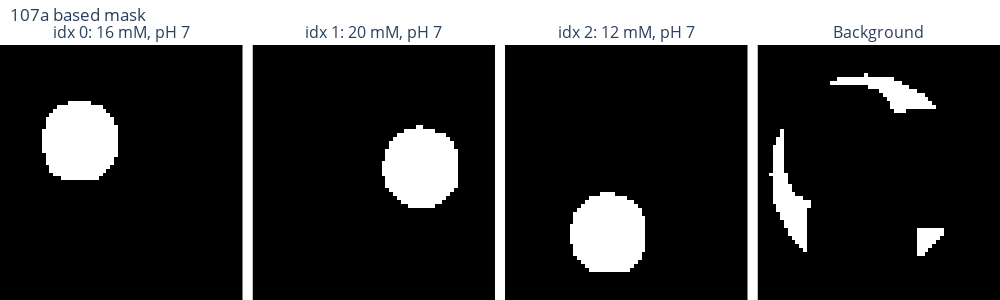

The cell this chart's notebook holds for it:
### Markdown cell above
## 2.1. plot 1- mask check ##

### Code cell
mask_check_plot(vial_rois, full_mask, bg_mask, conc_l, ph_l)

### Figure 1 — Plotly figure (JSON) as saved in the notebook; plotly's stock layout.template omitted (floating-point values rounded to 4 significant figures; data arrays with more than 128 entries replaced by an {"elided": "..."} marker saying what was removed)
{"data": [{"colorscale": [[0, "rgba(0,0,0,0)"], [1, "black"]], "showscale": false, "type": "heatmap", "xaxis": "x", "yaxis": "y", "z": {"elided": "64x64 int values"}}, {"colorscale": [[0, "rgba(0,0,0,0)"], [1, "black"]], "showscale": false, "type": "heatmap", "xaxis": "x2", "yaxis": "y2", "z": {"elided": "64x64 int values"}}, {"colorscale": [[0, "rgba(0,0,0,0)"], [1, "black"]], "showscale": false, "type": "heatmap", "xaxis": "x3", "yaxis": "y3", "z": {"elided": "64x64 int values"}}, {"colorscale": [[0, "rgba(0,0,0,0)"], [1, "black"]], "showscale": false, "type": "heatmap", "xaxis": "x4", "yaxis": "y4", "z": {"elided": "64x64 int values"}}], "layout": {"annotations": [{"font": {"size": 16}, "showarrow": false, "text": "idx 0: 16 mM, pH 7", "x": 0.1212, "xanchor": "center", "xref": "paper", "y": 1.0, "yanchor": "bottom", "yref": "paper"}, {"font": {"size": 16}, "showarrow": false, "text": "idx 1: 20 mM, pH 7", "x": 0.3738, "xanchor": "center", "xref": "paper", "y": 1.0, "yanchor": "bottom", "yref": "paper"}, {"font": {"size": 16}, "showarrow": false, "text": "idx 2: 12 mM, pH 7", "x": 0.6262, "xanchor": "center", "xref": "paper", "y": 1.0, "yanchor": "bottom", "yref": "paper"}, {"font": {"size": 16}, "showarrow": false, "text": "Background", "x": 0.8788, "xanchor": "center", "xref": "paper", "y": 1.0, "yanchor": "bottom", "yref": "paper"}], "height": 300, "margin": {"b": 0, "l": 0, "r": 0, "t": 45}, "title": {"text": "107a based mask", "x": 0.01, "y": 0.97}, "width": 1000, "xaxis": {"anchor": "y", "domain": [0.0, 0.2425], "showgrid": false, "showticklabels": false}, "xaxis2": {"anchor": "y2", "domain": [0.2525, 0.495], "showgrid": false, "showticklabels": false}, "xaxis3": {"anchor": "y3", "domain": [0.505, 0.7475], "showgrid": false, "showticklabels": false}, "xaxis4": {"anchor": "y4", "domain": [0.7575, 1.0], "showgrid": false, "showticklabels": false}, "yaxis": {"anchor": "x", "autorange": "reversed", "domain": [0.0, 1.0], "showgrid": false, "showticklabels": false}, "yaxis2": {"anchor": "x2", "autorange": "reversed", "domain": [0.0, 1.0], "showgrid": false, "showticklabels": false}, "yaxis3": {"anchor": "x3", "autorange": "reversed", "domain": [0.0, 1.0], "showgrid": false, "showticklabels": false}, "yaxis4": {"anchor": "x4", "autorange": "reversed", "domain": [0.0, 1.0], "showgrid": false, "showticklabels": false}}}
